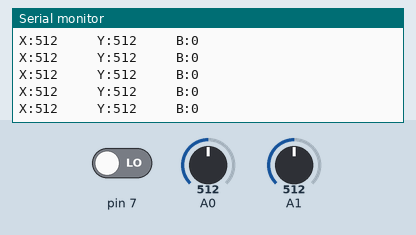
A sketch run on a simulated Arduino Uno, built with avr-gcc and run on an emulated ATmega328P. Parts: the last lines printed to the serial monitor. The test bench sets the inputs (shaded band); at power-on: A1 = 512, pin 7 LOW, A0 = 512.

Above: at 7.2 s.
7.3 s: A1 set to 982
At 7.36 s:
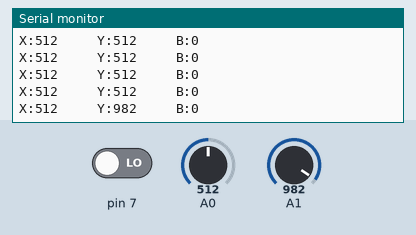
8.8 s: A1 set to 1018
At 8.87 s:
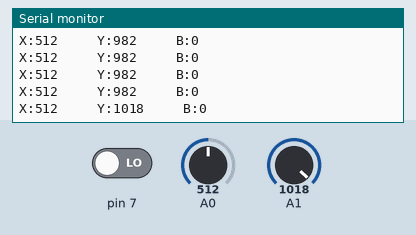
Timing chart, 0 to 11.8 s (numbered marks = the images above; inputs shaded):
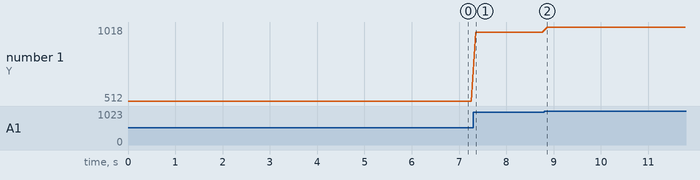

Measured:
- after the input at 7.3 s, the serial monitor: prints a new line after 0.05 s (image 1)
- after the input at 8.8 s, the serial monitor: prints a new line after 0.07 s (image 2)
- plotted number 1: 512 → 982 after the input at 7.3 s, 982 → 1018 after the input at 8.8 s

The sketch:

Project_35.1.ino
```cpp
volatile int X = 0;
volatile int Y = 0;
volatile int Button = 0;

void setup()
{
  Serial.begin(9600);
  pinMode(7, INPUT);//定义按键的PIN为数字口7
}

void loop()
{
  X = analogRead(A0);
  Y = analogRead(A1);
  Button = digitalRead(7);
  Serial.write("X:");
  Serial.print(X);
  Serial.write("     Y:");
  Serial.print(Y);
  Serial.write("     B:");
  Serial.println(Button);
  delay(100);
}
```
